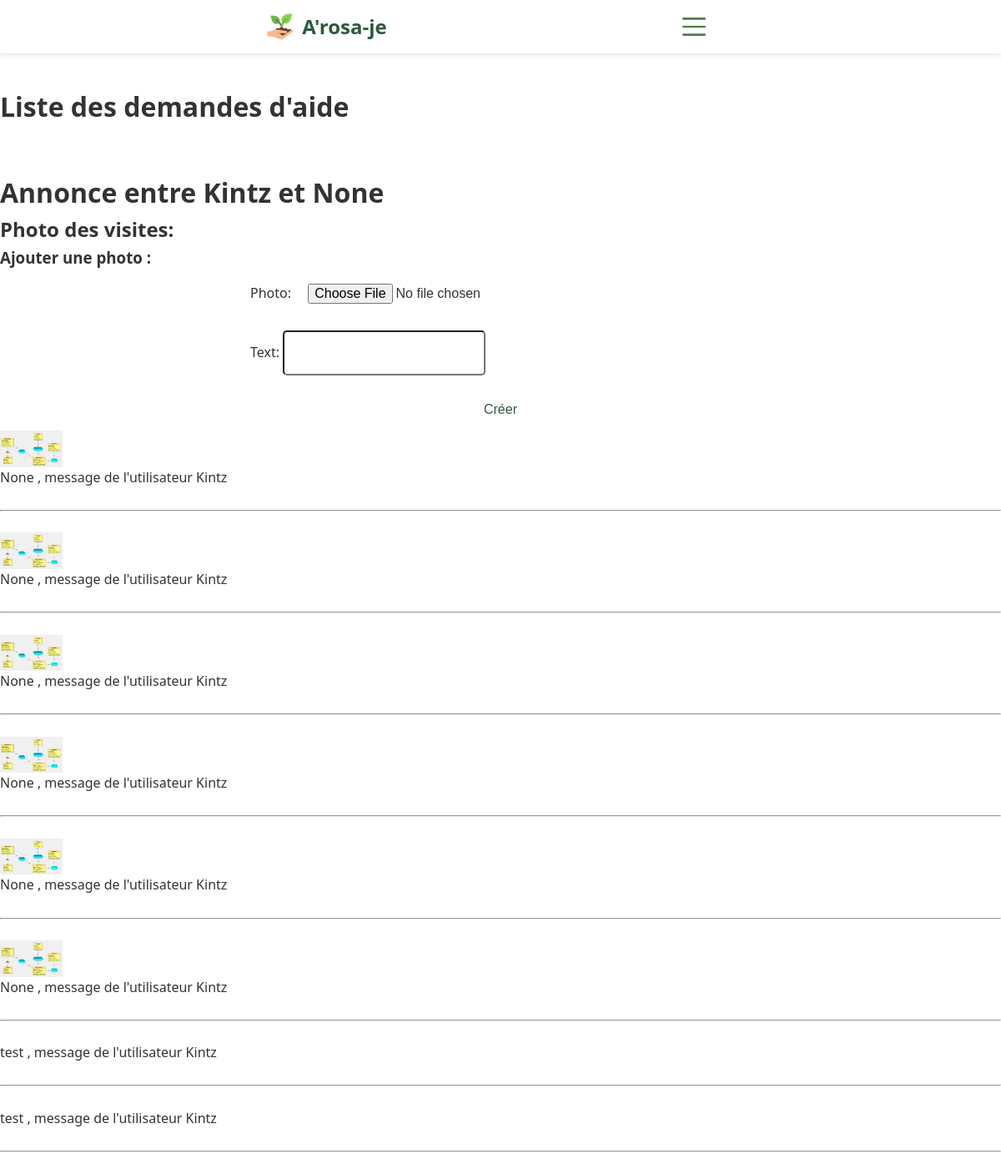
The page /garde/1/ (signed in) on the database its author committed.
### pageprincipale/models.py (models this page shows, shortened)
class Demande_plante(models.Model):
    plante = models.ForeignKey('Plante', on_delete=models.CASCADE)
    utilisateur_demandeur = models.ForeignKey(
        Utilisateur, on_delete=models.CASCADE, related_name='demandes_envoyees'
    )
    utilisateur_receveur = models.ForeignKey(
        Utilisateur, on_delete=models.SET_NULL, related_name='demandes_recues', null=True, blank=True
    )  # Par défaut, aucun receveur
    statut = models.CharField(
        max_length=20,
        choices=[('en attente', 'En attente'), ('acceptée', 'Acceptée'), ('refusée', 'Refusée')],
        default='en attente'
    )
    message=models.CharField(max_length=255,null=True)
    date_demande = models.DateTimeField(auto_now_add=True)
    date_reponse = models.DateTimeField(null=True, blank=True)

class Utilisateur(models.Model):
    id_utilisateur = models.AutoField(primary_key=True)  # ID de l'utilisateur
    is_pro = models.BooleanField(default=False)  # Si l'utilisateur est professionnel
    pseudo = models.CharField(max_length=255)  # Pseudo
    password = models.CharField(max_length=255)  # Mot de passe
    adresse = models.ForeignKey(Adresse, on_delete=models.CASCADE)  # Clé étrangère vers Adresse
    longitude = models.FloatField(null=True, blank=True)
    latitude = models.FloatField(null=True, blank=True)
    REQUIRED_FIELDS = ['password']
    USERNAME_FIELD = 'pseudo'
    def __str__(self):
        return self.pseudo

class MessageImage(models.Model):
    Demande = models.ForeignKey('Demande_plante',on_delete=models.CASCADE)
    text=text=models.CharField(max_length=250, blank=True, null=True)
    photo = models.ImageField(upload_to='photos_plantes/', blank=True, null=True)

### pageprincipale/views.py (the view)
# urls.py: path('garde/<int:id>/',garde,name='garde'),
def garde(request,id):
    logged_user = get_logged_form_request(request)
    form= GardeForm(request.POST)
    if logged_user:
        if request.method == 'POST':
            form = GardeForm(request.POST, request.FILES)
            if form.is_valid():
                messagephoto = form.save(commit=False)
                messagephoto.Demande = Demande_plante.objects.get(id=id) # Associer l'utilisateur connecté
                messagephoto.save()
                message_images = MessageImage.objects.filter(Demande=Demande_plante.objects.get(id=id))
                return render(request, 'garde.html',
                              {'logged_user': logged_user, 'form': form, 'message_images':message_images,'id':id})
        else :
            form = GardeForm()
            Demande = Demande_plante.objects.get(id=id)
            message_images = MessageImage.objects.filter(Demande=Demande)
            return render(request, 'garde.html',
                      {'logged_user': logged_user, 'Demande': Demande,'form':form,'message_images':message_images})
    else:
        return redirect('login')

### pageprincipale/forms.py
class GardeForm(forms.ModelForm):
    class Meta:
        model = MessageImage
        fields = ['photo','text']

### pageprincipale/views.py (called while the page is built)
def get_logged_form_request(request):
    if 'logged_user_id' in request.session:
        logged_user_id = request.session['logged_user_id']
        try:
            return Utilisateur.objects.get(id_utilisateur=logged_user_id)
        except Utilisateur.DoesNotExist:
            return None
    return None

### pageprincipale/templates/garde.html (shortened to what this page needs)
{% extends "pagedebase.html" %}
{% block content %}
<br><br><br><br>
<h1>Liste des demandes d'aide</h1>
<br><br>
<h1>Annonce entre {{Demande.utilisateur_demandeur}} et {{Demande.utilisateur_receveur}} </h1>
<h2>Photo des visites: </h2>
<h3>Ajouter une photo :</h3>
    <form method="post" enctype="multipart/form-data">
        {{ form.as_p }}
        <button type="submit" class="btn btn-primary">Créer</button>
    </form>
{% for message in message_images %}
{% if message.photo%}
<img src="{{ message.photo.url }}" class="maxImgW">
{% endif %}
<p> {{message.text}} , message de l'utilisateur {{logged_user.pseudo}}</p>
<br><hr><br>
{% endfor %}
{% endblock %}

### pageprincipale/static/css/style.css (style rules this page uses)
* { margin: 0; padding: 0; box-sizing: border-box; }
body { font-family: "Segoe UI", Tahoma, Geneva, Verdana, sans-serif; line-height: 1.6; color: #333; }
form { max-width: 600px; margin: 0 auto; display: flex; flex-direction: column; gap: 1rem; }
input, textarea { padding: 1rem; border-radius: 5px; font-size: 1rem; }
button { padding-top: 50px; padding-bottom: 50px; padding: 1rem 2rem; background-color: white; color: #2c5a3f; border: none; border-radius: 5px; font-size: 1rem; cursor: pointer; transition: background-color 0.3s; }
img.maxImgW { max-width: 75px; max-height: 75px; }

### rows shown on the page
Demande_plante: utilisateur_demandeur "Kintz", utilisateur_receveur "None"
MessageImage: photo (picture), text "None"
Utilisateur: pseudo "Kintz"
MessageImage: photo (picture), text "None"
MessageImage: photo (picture), text "None"
MessageImage: photo (picture), text "None"
MessageImage: photo (picture), text "None"
MessageImage: photo (picture), text "None"
MessageImage: text "test"
MessageImage: text "test"
